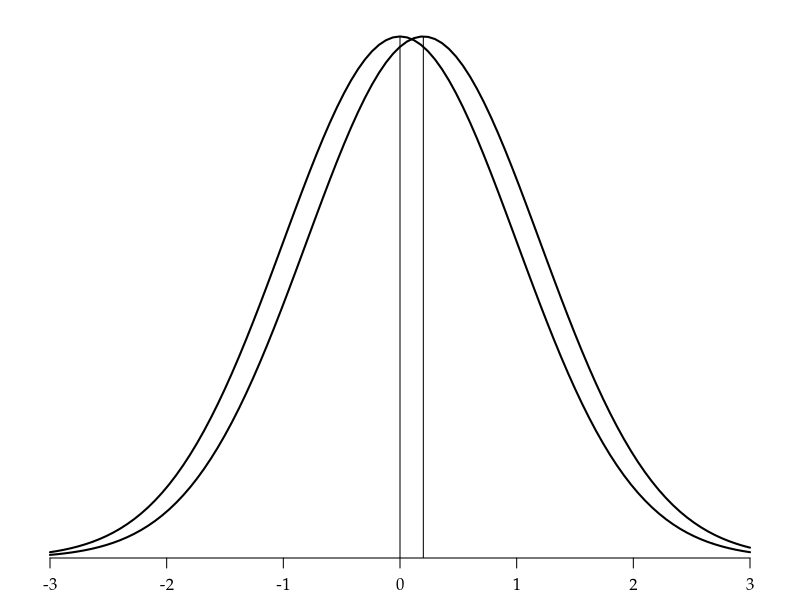

The R source for this figure:
args = commandArgs()
basename = sub(".R$", "", sub("^--file=(.*/)?", "", args[grep("^--file=", args)]))
if (length(basename) != 0)
    quartz(type="pdf", file=paste0(basename, ".pdf"), width=7, height=3)
par(family="Palatino")
par(mgp=c(2,0.8,0)) # title and axis margins. default: c(3,1,0)
par(mar=c(2,1,1,1)+0.1) # bottom, left, top, right margins. default: c(5,4,4,2)+0.1
curve(dnorm(x), lwd=2, xlim=c(-3,3), ylim=c(0,0.41),
      xlab="", ylab="", frame.plot=FALSE, yaxt="n", yaxs="i")
curve(dnorm(x,mean=0.2), lwd=2, add=TRUE)
segments(0, 0, 0, dnorm(0))
segments(0.2, 0, 0.2, dnorm(0))
dev.off()
